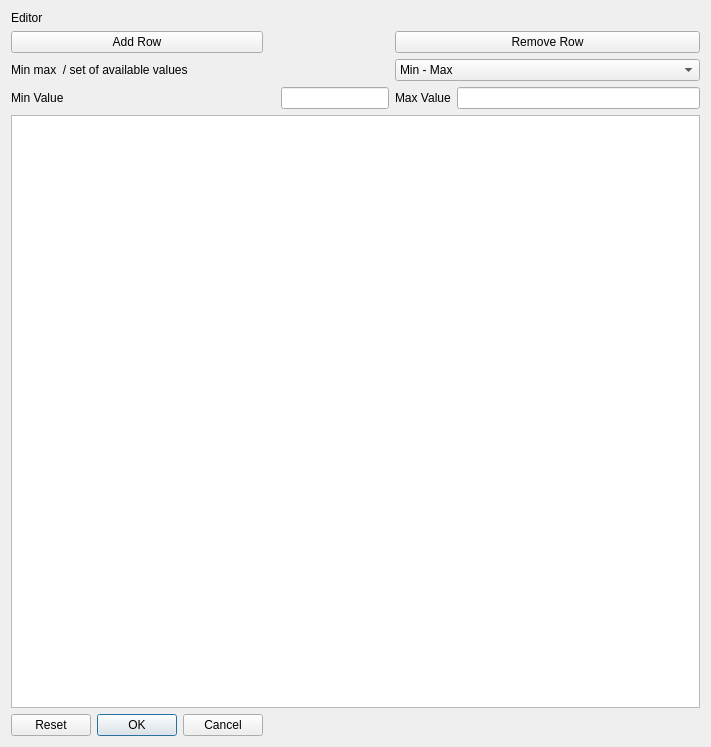
<?xml version="1.0" encoding="UTF-8"?>
<ui version="4.0">
 <class>QDlgEditLimits</class>
 <widget class="QDialog" name="QDlgEditLimits">
  <property name="geometry">
   <rect>
    <x>0</x>
    <y>0</y>
    <width>711</width>
    <height>747</height>
   </rect>
  </property>
  <property name="windowTitle">
   <string>Values editor</string>
  </property>
  <property name="modal">
   <bool>true</bool>
  </property>
  <layout class="QGridLayout" name="gridLayout">
   <item row="2" column="5" colspan="2">
    <widget class="QComboBox" name="cbLimitType">
     <item>
      <property name="text">
       <string>Min - Max</string>
      </property>
     </item>
     <item>
      <property name="text">
       <string>List of available values</string>
      </property>
     </item>
    </widget>
   </item>
   <item row="5" column="0" colspan="7">
    <widget class="QTableWidget" name="tblVector"/>
   </item>
   <item row="4" column="0">
    <widget class="QLabel" name="lblMin">
     <property name="text">
      <string>Min Value</string>
     </property>
    </widget>
   </item>
   <item row="4" column="6">
    <widget class="QLineEdit" name="leMax"/>
   </item>
   <item row="2" column="0">
    <widget class="QLabel" name="lblTitle">
     <property name="text">
      <string>Min max  / set of available values</string>
     </property>
    </widget>
   </item>
   <item row="4" column="5">
    <widget class="QLabel" name="lblMax">
     <property name="text">
      <string>Max Value</string>
     </property>
    </widget>
   </item>
   <item row="0" column="0" colspan="5">
    <widget class="QLabel" name="label_2">
     <property name="text">
      <string>Editor</string>
     </property>
    </widget>
   </item>
   <item row="6" column="0">
    <widget class="QDialogButtonBox" name="buttonBox">
     <property name="orientation">
      <enum>Qt::Orientation::Horizontal</enum>
     </property>
     <property name="standardButtons">
      <set>QDialogButtonBox::StandardButton::Cancel|QDialogButtonBox::StandardButton::Ok|QDialogButtonBox::StandardButton::Reset</set>
     </property>
     <property name="centerButtons">
      <bool>true</bool>
     </property>
    </widget>
   </item>
   <item row="1" column="0">
    <widget class="QPushButton" name="btnAddRow">
     <property name="text">
      <string>Add Row</string>
     </property>
    </widget>
   </item>
   <item row="4" column="3" colspan="2">
    <widget class="QLineEdit" name="leMin"/>
   </item>
   <item row="1" column="5" colspan="2">
    <widget class="QPushButton" name="btnRemoveRow">
     <property name="text">
      <string>Remove Row</string>
     </property>
    </widget>
   </item>
  </layout>
 </widget>
 <resources/>
 <connections/>
</ui>
